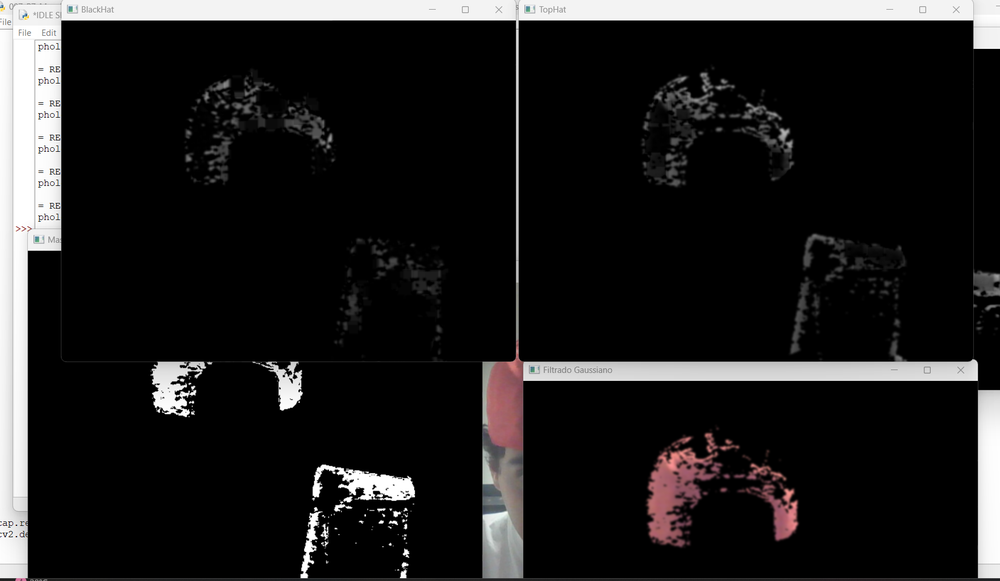
#> input picture 007_P7_MorphologicalTransformations/Prueba1_Morphological Transformations.png, 1000 x 581 px, shrunk from 1760 x 1022 before the run, given in place of the camera
$ python '007_P7_Morphological Transformations.py'
#> lines starting #> are read from the running program, lines starting #| are printed output that depends on the picture; after the words box and inside, x2 and y2 are one past the last pixel; in counts of white or black regions, pixels touching at a corner belong together
import cv2
import numpy as np

cap = cv2.VideoCapture(0)

# Kernel para operaciones morfológicas
kernel = cv2.getStructuringElement(cv2.MORPH_RECT, (15, 15))

while True:
    ret, frame = cap.read()
#> frame is the input picture: shape (581, 1000, 3); mean B, G, R 30.1, 30, 31
    if not ret:
        break

    # Convertir a HSV
    hsv = cv2.cvtColor(frame, cv2.COLOR_BGR2HSV)
#> hsv: shape (581, 1000, 3); mean H, S, V 4.1, 2.7, 31.1

    # ----- RANGO COMPLETO PARA COLOR ROJO -----
    lower_red1 = np.array([0, 100, 100])
    upper_red1 = np.array([10, 255, 255])
    lower_red2 = np.array([160, 100, 100])
    upper_red2 = np.array([179, 255, 255])

    # Crear las dos máscaras y unirlas
    mask1 = cv2.inRange(hsv, lower_red1, upper_red1)
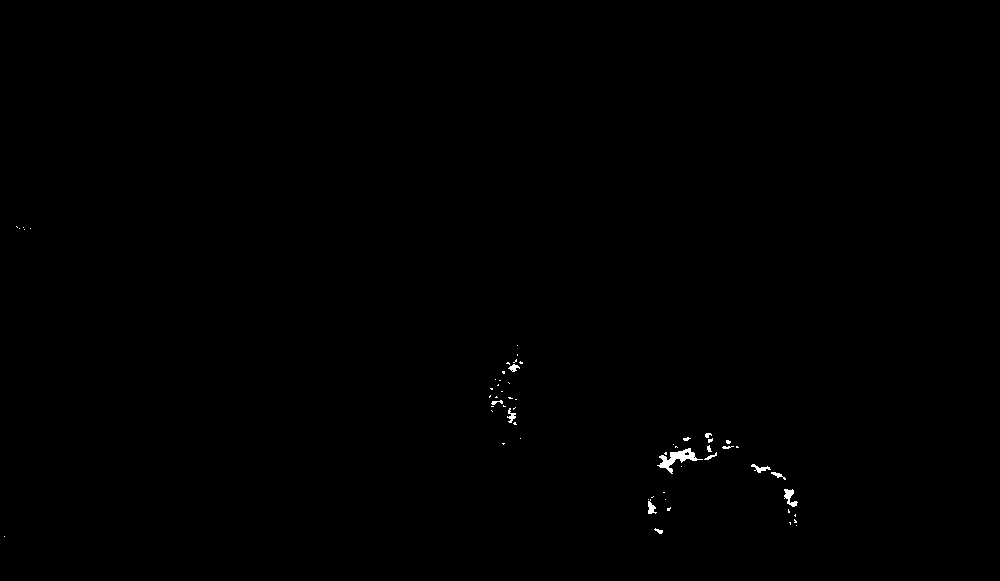
#> mask1: shape (581, 1000); 0.2% white; 60 white regions (46 under 20 px), largest, box (x1, y1, x2, y2) and area: (657, 448, 703, 474) 382, (784, 489, 798, 507) 122, (751, 464, 771, 473) 74
    mask2 = cv2.inRange(hsv, lower_red2, upper_red2)
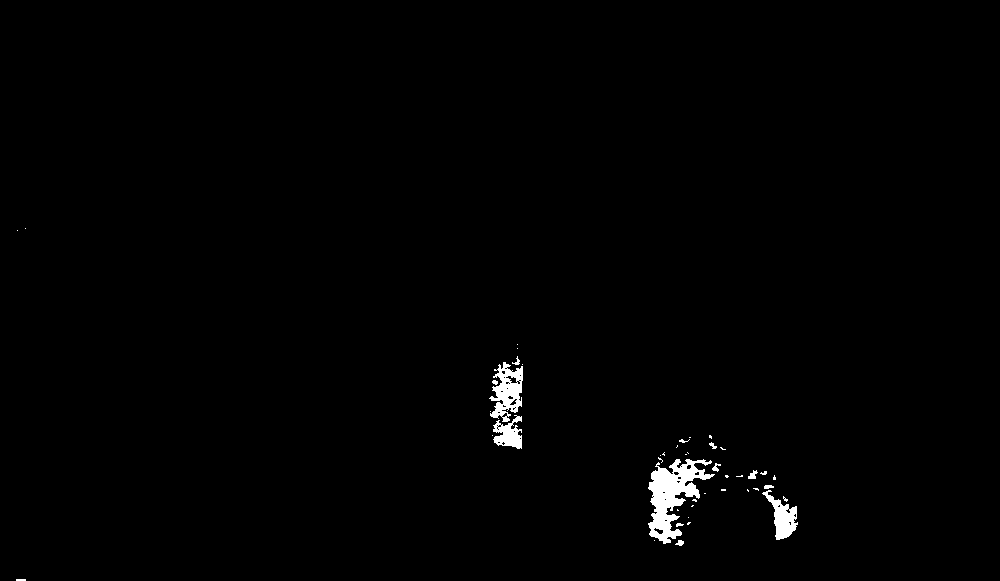
#> mask2: shape (581, 1000); 0.93% white; 45 white regions (31 under 20 px), largest, box (x1, y1, x2, y2) and area: (648, 459, 715, 544) 2504, (489, 362, 523, 422) 1119, (762, 490, 798, 540) 761
    mask = cv2.bitwise_or(mask1, mask2)
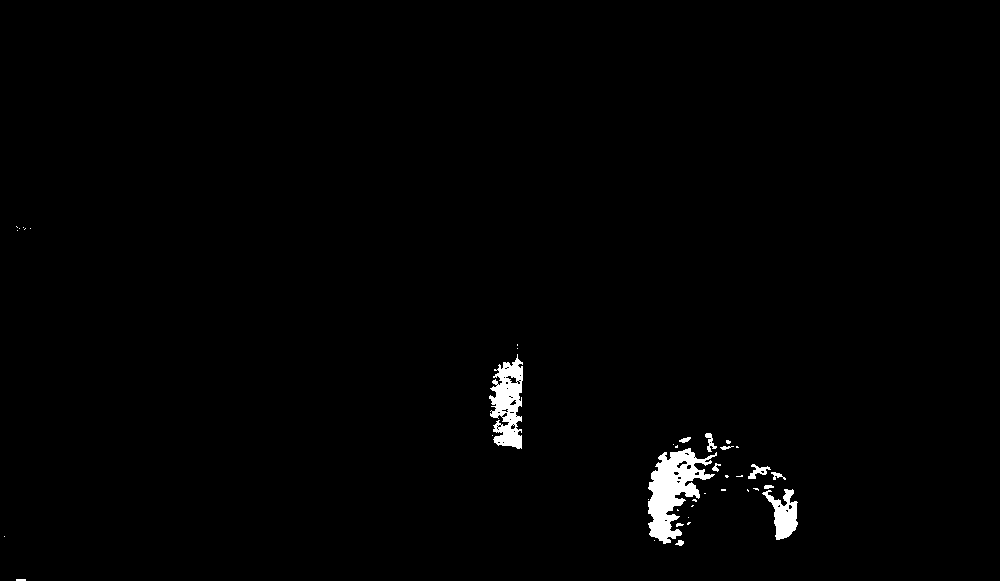
#> mask: shape (581, 1000); 1.1% white; 40 white regions (27 under 20 px), largest, box (x1, y1, x2, y2) and area: (648, 448, 717, 544) 3068, (489, 354, 523, 449) 1985, (762, 489, 798, 540) 920

    # Aplicar máscara a la imagen original
    res = cv2.bitwise_and(frame, frame, mask=mask)

    # ----- FILTRADO PARA REMOVER RUIDO LINEAL -----
    blurred = cv2.GaussianBlur(res, (7, 7), 0)

    # Convertir a escala de grises para morfología
    gray = cv2.cvtColor(blurred, cv2.COLOR_BGR2GRAY)

    # ----- OPERACIONES MORFOLÓGICAS -----
    tophat = cv2.morphologyEx(gray, cv2.MORPH_TOPHAT, kernel)
    blackhat = cv2.morphologyEx(gray, cv2.MORPH_BLACKHAT, kernel)

    # Mejorar imagen combinando resultados
    enhanced = cv2.add(gray, tophat)
    enhanced = cv2.subtract(enhanced, blackhat)

    # Mostrar resultados
    cv2.imshow('Original', frame)
    cv2.imshow('Mascara Roja', mask)
    cv2.imshow('Filtrado Gaussiano', blurred)
    cv2.imshow('TopHat', tophat)
    cv2.imshow('BlackHat', blackhat)
    cv2.imshow('Imagen Mejorada', enhanced)

    # Salir con ESC
    k = cv2.waitKey(5) & 0xFF
#> (key Esc is pressed here)
    if k == 27:
        break

cap.release()
cv2.destroyAllWindows()

$ run again, on 007_P7_MorphologicalTransformations/Prueba2_Morphological Transformations.png
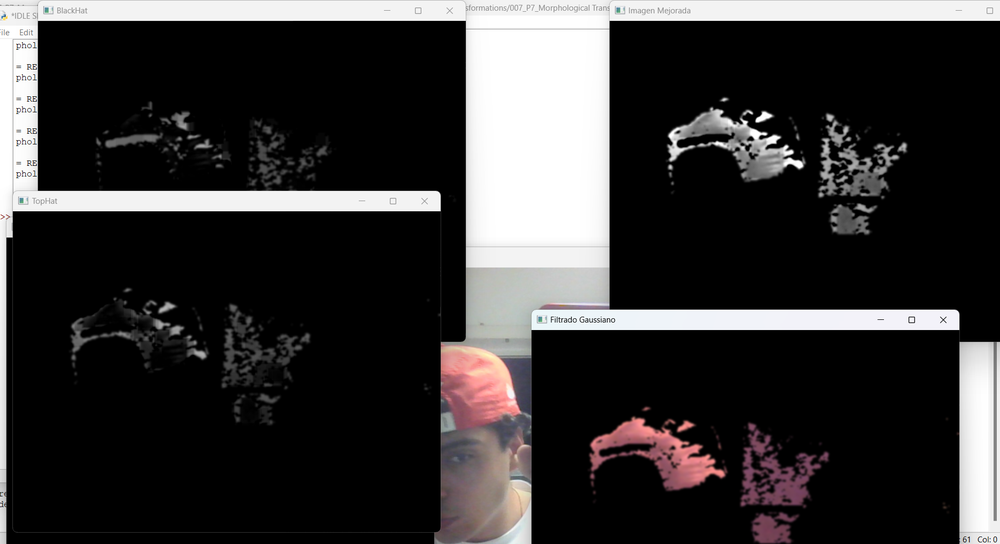
#> input picture 007_P7_MorphologicalTransformations/Prueba2_Morphological Transformations.png, 1000 x 544 px, shrunk from 1870 x 1017 before the run, given in place of the camera
#> frame is the input picture: shape (544, 1000, 3); mean B, G, R 52.3, 52.1, 53.9
#> hsv: shape (544, 1000, 3); mean H, S, V 9.2, 4.7, 54.2
#> `mask1 = cv2.inRange(hsv, lower_red1, upper_red1)`:
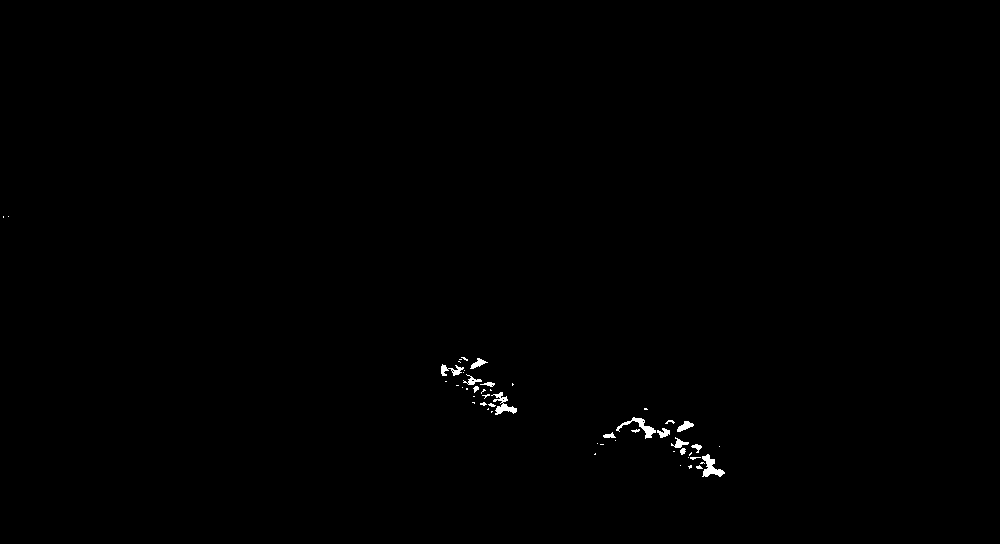
#> mask1: shape (544, 1000); 0.31% white; 51 white regions (35 under 20 px), largest, box (x1, y1, x2, y2) and area: (702, 454, 725, 477) 244, (616, 417, 656, 439) 231, (491, 392, 517, 415) 224
#> mask2: shape (544, 1000); 1.3% white; 41 white regions (30 under 20 px), largest, box (x1, y1, x2, y2) and area: (590, 421, 708, 490) 2911, (441, 370, 502, 428) 1808, (761, 456, 808, 504) 951
#> `mask = cv2.bitwise_or(mask1, mask2)`:
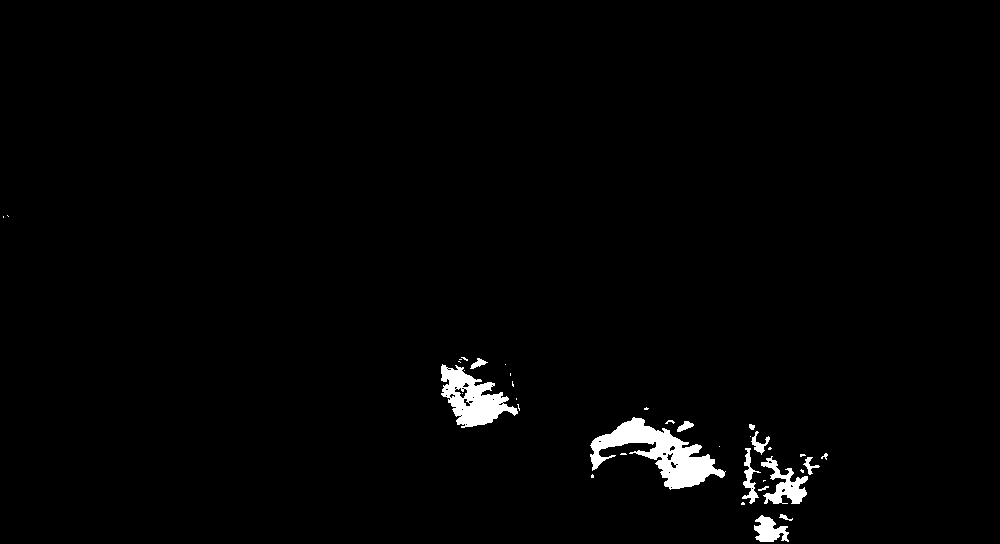
#> mask: shape (544, 1000); 1.6% white; 36 white regions (22 under 20 px), largest, box (x1, y1, x2, y2) and area: (590, 417, 726, 490) 3778, (441, 364, 518, 428) 2413, (761, 456, 808, 504) 951
